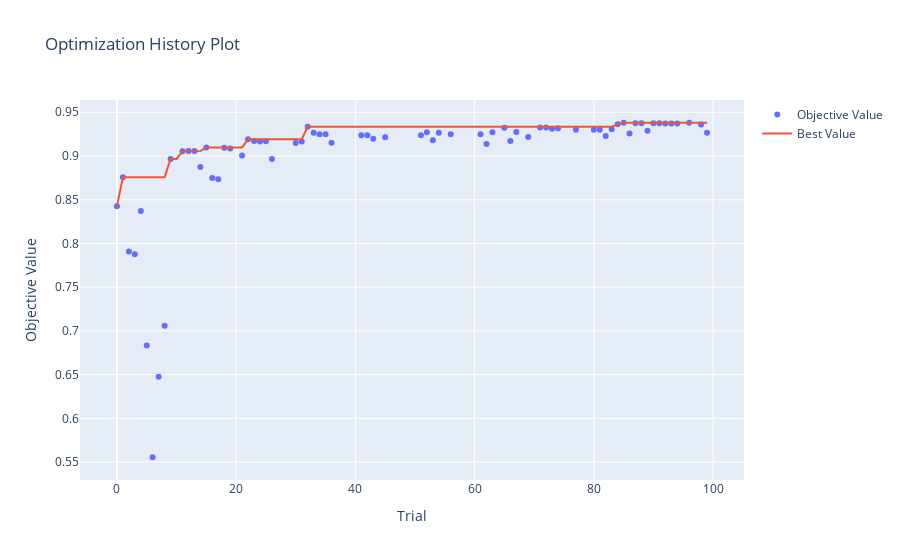
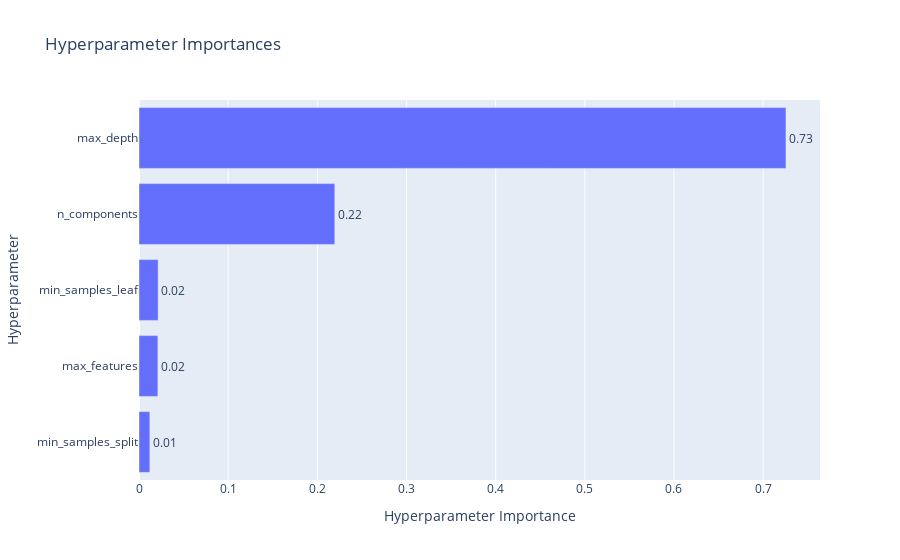
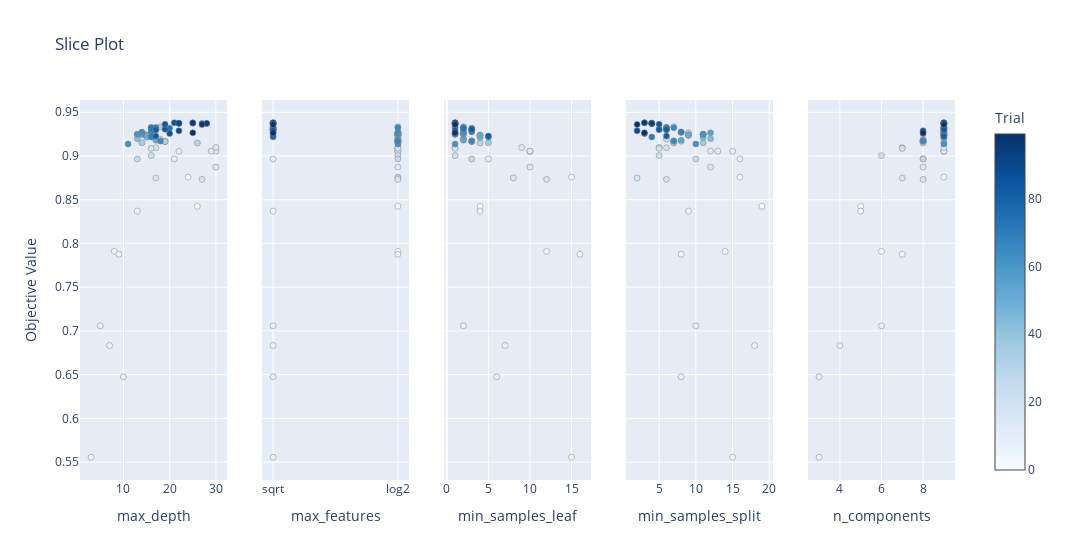

Here is the notebook cell these charts were saved with, in order:
### Code cell
import numpy as np
import joblib  # for saving the model
from sklearn.model_selection import train_test_split
from sklearn.preprocessing import StandardScaler
from sklearn.metrics import accuracy_score
from sklearn.decomposition import PCA
from sklearn.ensemble import RandomForestClassifier
import optuna
import optuna.visualization as vis

n = 9

X = np.load('Datasets/kryptonite-%s-X.npy' % (n))
y = np.load('Datasets/kryptonite-%s-y.npy' % (n))

X_train_total, X_test, y_train_total, y_test = train_test_split(X, y, test_size=0.1, random_state=42)  # 10% of all data for final model evaluation

# To hold the best model and accuracy score
best_model = None
best_accuracy = -1

def objective(trial):
    global best_model, best_scaler, best_accuracy, best_pca

    # Shuffle and split data
    X_train, X_val, y_train, y_val = train_test_split(X_train_total, y_train_total, test_size=0.8, random_state=42)

    # Feature scaling
    scaler = StandardScaler()
    X_train_scaled = scaler.fit_transform(X_train)
    X_val_scaled = scaler.transform(X_val)

    # PCA dimensionality reduction
    pca = PCA(n_components=trial.suggest_int('n_components', 1, X_train_scaled.shape[1]))
    X_train_scaled = pca.fit_transform(X_train_scaled)
    X_val_scaled = pca.transform(X_val_scaled)

    # Random Forest Classifier parameters
    classifier = RandomForestClassifier(
        n_estimators=500,
        max_depth=trial.suggest_int('max_depth', 1, 30),
        min_samples_split=trial.suggest_int('min_samples_split', 2, 20),
        min_samples_leaf=trial.suggest_int('min_samples_leaf', 1, 20),
        max_features=trial.suggest_categorical('max_features', ['sqrt', 'log2']),
        random_state=42,
        n_jobs=-1
    )

    # Train the classifier
    classifier.fit(X_train_scaled, y_train)

    # Evaluate on the validation set
    y_val_pred = classifier.predict(X_val_scaled)
    val_accuracy = accuracy_score(y_val, y_val_pred)

    # Report validation accuracy for pruning
    trial.report(val_accuracy, step=0)

    # Check if the trial should be pruned
    if trial.should_prune():
        raise optuna.TrialPruned()

    # If this is the best model so far, save it
    if val_accuracy > best_accuracy:
        best_accuracy = val_accuracy
        best_model = classifier  # Update the best model
        best_scaler = scaler
        best_pca = pca
        # Save the best model
        joblib.dump(best_model, 'best_rf_model.joblib')
        print(f"New best model saved with accuracy: {best_accuracy:.4f}")

    return val_accuracy

# Create a study object with a pruner
pruner = optuna.pruners.MedianPruner(n_startup_trials=10)
study = optuna.create_study(direction="maximize", pruner=pruner)

# Optimize the objective function
study.optimize(objective, n_trials=100)

print("Best hyperparameters:", study.best_params)
print("Best value:", study.best_value)
# print("Best model saved as 'best_rf_model_dim_{n}.joblib'.")

# Evaluate on the validation set
X_test_scaled = best_scaler.transform(X_test)
X_test_scaled = best_pca.transform(X_test_scaled)
y_test_pred = best_model.predict(X_test_scaled)
test_accuracy = accuracy_score(y_test, y_test_pred)
print(f'accuracy on test set:{test_accuracy}')

# Optional: Visualize optimization results
vis.plot_optimization_history(study).show()
vis.plot_param_importances(study).show()
vis.plot_slice(study).show()

### Figure 1 — Plotly figure (JSON) as saved in the notebook; plotly's stock layout.template omitted (floating-point values rounded to 4 significant figures)
{"data": [{"mode": "markers", "name": "Objective Value", "type": "scatter", "x": [0, 1, 2, 3, 4, 5, 6, 7, 8, 9, 11, 12, 13, 14, 15, 16, 17, 18, 19, 21, 22, 23, 24, 25, 26, 30, 31, 32, 33, 34, 35, 36, 41, 42, 43, 45, 51, 52, 53, 54, 56, 61, 62, 63, 65, 66, 67, 69, 71, 72, 73, 74, 77, 80, 81, 82, 83, 84, 85, 86, 87, 88, 89, 90, 91, 92, 93, 94, 96, 98, 99], "y": [0.8425, 0.8758, 0.7909, 0.7877, 0.837, 0.6833, 0.5556, 0.6476, 0.7059, 0.8967, 0.9053, 0.9056, 0.9056, 0.8873, 0.9098, 0.8749, 0.8733, 0.9095, 0.9087, 0.9005, 0.9193, 0.9172, 0.9165, 0.9169, 0.8967, 0.9149, 0.9165, 0.9334, 0.9265, 0.9248, 0.9248, 0.9151, 0.9238, 0.9238, 0.9198, 0.9214, 0.9238, 0.9272, 0.918, 0.9265, 0.9248, 0.9248, 0.9137, 0.9272, 0.9323, 0.9172, 0.9275, 0.9217, 0.9325, 0.9326, 0.9313, 0.9318, 0.9301, 0.9301, 0.9301, 0.9228, 0.9306, 0.9362, 0.938, 0.9256, 0.9374, 0.9374, 0.9289, 0.9375, 0.9374, 0.9371, 0.9373, 0.9373, 0.938, 0.9361, 0.9265]}, {"mode": "lines", "name": "Best Value", "type": "scatter", "x": [0, 1, 2, 3, 4, 5, 6, 7, 8, 9, 10, 11, 12, 13, 14, 15, 16, 17, 18, 19, 20, 21, 22, 23, 24, 25, 26, 27, 28, 29, 30, 31, 32, 33, 34, 35, 36, 37, 38, 39, 40, 41, 42, 43, 44, 45, 46, 47, 48, 49, 50, 51, 52, 53, 54, 55, 56, 57, 58, 59, 60, 61, 62, 63, 64, 65, 66, 67, 68, 69, 70, 71, 72, 73, 74, 75, 76, 77, 78, 79, 80, 81, 82, 83, 84, 85, 86, 87, 88, 89, 90, 91, 92, 93, 94, 95, 96, 97, 98, 99], "y": [0.8425, 0.8758, 0.8758, 0.8758, 0.8758, 0.8758, 0.8758, 0.8758, 0.8758, 0.8967, 0.8967, 0.9053, 0.9056, 0.9056, 0.9056, 0.9098, 0.9098, 0.9098, 0.9098, 0.9098, 0.9098, 0.9098, 0.9193, 0.9193, 0.9193, 0.9193, 0.9193, 0.9193, 0.9193, 0.9193, 0.9193, 0.9193, 0.9334, 0.9334, 0.9334, 0.9334, 0.9334, 0.9334, 0.9334, 0.9334, 0.9334, 0.9334, 0.9334, 0.9334, 0.9334, 0.9334, 0.9334, 0.9334, 0.9334, 0.9334, 0.9334, 0.9334, 0.9334, 0.9334, 0.9334, 0.9334, 0.9334, 0.9334, 0.9334, 0.9334, 0.9334, 0.9334, 0.9334, 0.9334, 0.9334, 0.9334, 0.9334, 0.9334, 0.9334, 0.9334, 0.9334, 0.9334, 0.9334, 0.9334, 0.9334, 0.9334, 0.9334, 0.9334, 0.9334, 0.9334, 0.9334, 0.9334, 0.9334, 0.9334, 0.9362, 0.938, 0.938, 0.938, 0.938, 0.938, 0.938, 0.938, 0.938, 0.938, 0.938, 0.938, 0.938, 0.938, 0.938, 0.938]}, {"marker": {"color": "#cccccc"}, "mode": "markers", "name": "Infeasible Trial", "showlegend": false, "type": "scatter", "x": [], "y": []}], "layout": {"title": {"text": "Optimization History Plot"}, "xaxis": {"title": {"text": "Trial"}}, "yaxis": {"title": {"text": "Objective Value"}}}}

### Figure 2 — Plotly figure (JSON) as saved in the notebook; plotly's stock layout.template omitted (floating-point values rounded to 4 significant figures)
{"data": [{"cliponaxis": false, "hovertemplate": ["min_samples_split (IntDistribution): 0.012165837792357498<extra></extra>", "max_features (CategoricalDistribution): 0.0211858018829414<extra></extra>", "min_samples_leaf (IntDistribution): 0.021493866645994057<extra></extra>", "n_components (IntDistribution): 0.21958485806294215<extra></extra>", "max_depth (IntDistribution): 0.7255696356157648<extra></extra>"], "name": "Objective Value", "orientation": "h", "text": ["0.01", "0.02", "0.02", "0.22", "0.73"], "textposition": "outside", "type": "bar", "x": [0.01217, 0.02119, 0.02149, 0.2196, 0.7256], "y": ["min_samples_split", "max_features", "min_samples_leaf", "n_components", "max_depth"]}], "layout": {"title": {"text": "Hyperparameter Importances"}, "xaxis": {"title": {"text": "Hyperparameter Importance"}}, "yaxis": {"title": {"text": "Hyperparameter"}}}}

### Figure 3 — Plotly figure (JSON) as saved in the notebook; plotly's stock layout.template omitted (floating-point values rounded to 4 significant figures)
{"data": [{"marker": {"color": [0, 1, 2, 3, 4, 5, 6, 7, 8, 9, 11, 12, 13, 14, 15, 16, 17, 18, 19, 21, 22, 23, 24, 25, 26, 30, 31, 32, 33, 34, 35, 36, 41, 42, 43, 45, 51, 52, 53, 54, 56, 61, 62, 63, 65, 66, 67, 69, 71, 72, 73, 74, 77, 80, 81, 82, 83, 84, 85, 86, 87, 88, 89, 90, 91, 92, 93, 94, 96, 98, 99], "colorbar": {"title": {"text": "Trial"}, "x": 1, "xpad": 40}, "colorscale": [[0, "rgb(247,251,255)"], [0.125, "rgb(222,235,247)"], [0.25, "rgb(198,219,239)"], [0.375, "rgb(158,202,225)"], [0.5, "rgb(107,174,214)"], [0.625, "rgb(66,146,198)"], [0.75, "rgb(33,113,181)"], [0.875, "rgb(8,81,156)"], [1, "rgb(8,48,107)"]], "line": {"color": "Grey", "width": 0.5}, "showscale": true}, "mode": "markers", "name": "Feasible Trial", "showlegend": false, "type": "scatter", "x": [26, 24, 8, 9, 13, 7, 3, 10, 5, 21, 22, 30, 29, 30, 30, 17, 27, 17, 16, 16, 18, 18, 19, 19, 13, 26, 19, 18, 14, 14, 13, 14, 15, 15, 13, 15, 15, 14, 17, 14, 14, 13, 11, 14, 16, 18, 16, 16, 17, 16, 16, 20, 17, 17, 17, 17, 19, 19, 21, 20, 22, 22, 22, 25, 22, 27, 28, 28, 25, 27, 25], "xaxis": "x", "y": [0.8425, 0.8758, 0.7909, 0.7877, 0.837, 0.6833, 0.5556, 0.6476, 0.7059, 0.8967, 0.9053, 0.9056, 0.9056, 0.8873, 0.9098, 0.8749, 0.8733, 0.9095, 0.9087, 0.9005, 0.9193, 0.9172, 0.9165, 0.9169, 0.8967, 0.9149, 0.9165, 0.9334, 0.9265, 0.9248, 0.9248, 0.9151, 0.9238, 0.9238, 0.9198, 0.9214, 0.9238, 0.9272, 0.918, 0.9265, 0.9248, 0.9248, 0.9137, 0.9272, 0.9323, 0.9172, 0.9275, 0.9217, 0.9325, 0.9326, 0.9313, 0.9318, 0.9301, 0.9301, 0.9301, 0.9228, 0.9306, 0.9362, 0.938, 0.9256, 0.9374, 0.9374, 0.9289, 0.9375, 0.9374, 0.9371, 0.9373, 0.9373, 0.938, 0.9361, 0.9265], "yaxis": "y"}, {"marker": {"color": [0, 1, 2, 3, 4, 5, 6, 7, 8, 9, 11, 12, 13, 14, 15, 16, 17, 18, 19, 21, 22, 23, 24, 25, 26, 30, 31, 32, 33, 34, 35, 36, 41, 42, 43, 45, 51, 52, 53, 54, 56, 61, 62, 63, 65, 66, 67, 69, 71, 72, 73, 74, 77, 80, 81, 82, 83, 84, 85, 86, 87, 88, 89, 90, 91, 92, 93, 94, 96, 98, 99], "colorbar": {"title": {"text": "Trial"}, "x": 1, "xpad": 40}, "colorscale": [[0, "rgb(247,251,255)"], [0.125, "rgb(222,235,247)"], [0.25, "rgb(198,219,239)"], [0.375, "rgb(158,202,225)"], [0.5, "rgb(107,174,214)"], [0.625, "rgb(66,146,198)"], [0.75, "rgb(33,113,181)"], [0.875, "rgb(8,81,156)"], [1, "rgb(8,48,107)"]], "line": {"color": "Grey", "width": 0.5}, "showscale": false}, "mode": "markers", "name": "Feasible Trial", "showlegend": false, "type": "scatter", "x": ["log2", "log2", "log2", "log2", "sqrt", "sqrt", "sqrt", "sqrt", "sqrt", "sqrt", "log2", "log2", "log2", "log2", "log2", "log2", "log2", "log2", "log2", "log2", "log2", "log2", "log2", "log2", "log2", "log2", "log2", "log2", "log2", "log2", "log2", "log2", "log2", "log2", "log2", "log2", "log2", "log2", "log2", "log2", "log2", "log2", "log2", "log2", "log2", "log2", "sqrt", "sqrt", "sqrt", "sqrt", "sqrt", "sqrt", "sqrt", "sqrt", "sqrt", "sqrt", "sqrt", "sqrt", "sqrt", "sqrt", "sqrt", "sqrt", "sqrt", "sqrt", "sqrt", "sqrt", "sqrt", "sqrt", "sqrt", "sqrt", "sqrt"], "xaxis": "x2", "y": [0.8425, 0.8758, 0.7909, 0.7877, 0.837, 0.6833, 0.5556, 0.6476, 0.7059, 0.8967, 0.9053, 0.9056, 0.9056, 0.8873, 0.9098, 0.8749, 0.8733, 0.9095, 0.9087, 0.9005, 0.9193, 0.9172, 0.9165, 0.9169, 0.8967, 0.9149, 0.9165, 0.9334, 0.9265, 0.9248, 0.9248, 0.9151, 0.9238, 0.9238, 0.9198, 0.9214, 0.9238, 0.9272, 0.918, 0.9265, 0.9248, 0.9248, 0.9137, 0.9272, 0.9323, 0.9172, 0.9275, 0.9217, 0.9325, 0.9326, 0.9313, 0.9318, 0.9301, 0.9301, 0.9301, 0.9228, 0.9306, 0.9362, 0.938, 0.9256, 0.9374, 0.9374, 0.9289, 0.9375, 0.9374, 0.9371, 0.9373, 0.9373, 0.938, 0.9361, 0.9265], "yaxis": "y2"}, {"marker": {"color": [0, 1, 2, 3, 4, 5, 6, 7, 8, 9, 11, 12, 13, 14, 15, 16, 17, 18, 19, 21, 22, 23, 24, 25, 26, 30, 31, 32, 33, 34, 35, 36, 41, 42, 43, 45, 51, 52, 53, 54, 56, 61, 62, 63, 65, 66, 67, 69, 71, 72, 73, 74, 77, 80, 81, 82, 83, 84, 85, 86, 87, 88, 89, 90, 91, 92, 93, 94, 96, 98, 99], "colorbar": {"title": {"text": "Trial"}, "x": 1, "xpad": 40}, "colorscale": [[0, "rgb(247,251,255)"], [0.125, "rgb(222,235,247)"], [0.25, "rgb(198,219,239)"], [0.375, "rgb(158,202,225)"], [0.5, "rgb(107,174,214)"], [0.625, "rgb(66,146,198)"], [0.75, "rgb(33,113,181)"], [0.875, "rgb(8,81,156)"], [1, "rgb(8,48,107)"]], "line": {"color": "Grey", "width": 0.5}, "showscale": false}, "mode": "markers", "name": "Feasible Trial", "showlegend": false, "type": "scatter", "x": [4, 15, 12, 16, 4, 7, 15, 6, 2, 5, 10, 10, 10, 10, 9, 8, 12, 1, 1, 1, 2, 3, 3, 3, 3, 4, 3, 2, 2, 2, 1, 5, 4, 4, 2, 4, 4, 2, 2, 1, 2, 1, 1, 2, 2, 3, 3, 5, 2, 1, 2, 3, 3, 3, 3, 5, 3, 1, 1, 1, 1, 1, 1, 1, 1, 1, 1, 1, 1, 1, 1], "xaxis": "x3", "y": [0.8425, 0.8758, 0.7909, 0.7877, 0.837, 0.6833, 0.5556, 0.6476, 0.7059, 0.8967, 0.9053, 0.9056, 0.9056, 0.8873, 0.9098, 0.8749, 0.8733, 0.9095, 0.9087, 0.9005, 0.9193, 0.9172, 0.9165, 0.9169, 0.8967, 0.9149, 0.9165, 0.9334, 0.9265, 0.9248, 0.9248, 0.9151, 0.9238, 0.9238, 0.9198, 0.9214, 0.9238, 0.9272, 0.918, 0.9265, 0.9248, 0.9248, 0.9137, 0.9272, 0.9323, 0.9172, 0.9275, 0.9217, 0.9325, 0.9326, 0.9313, 0.9318, 0.9301, 0.9301, 0.9301, 0.9228, 0.9306, 0.9362, 0.938, 0.9256, 0.9374, 0.9374, 0.9289, 0.9375, 0.9374, 0.9371, 0.9373, 0.9373, 0.938, 0.9361, 0.9265], "yaxis": "y3"}, {"marker": {"color": [0, 1, 2, 3, 4, 5, 6, 7, 8, 9, 11, 12, 13, 14, 15, 16, 17, 18, 19, 21, 22, 23, 24, 25, 26, 30, 31, 32, 33, 34, 35, 36, 41, 42, 43, 45, 51, 52, 53, 54, 56, 61, 62, 63, 65, 66, 67, 69, 71, 72, 73, 74, 77, 80, 81, 82, 83, 84, 85, 86, 87, 88, 89, 90, 91, 92, 93, 94, 96, 98, 99], "colorbar": {"title": {"text": "Trial"}, "x": 1, "xpad": 40}, "colorscale": [[0, "rgb(247,251,255)"], [0.125, "rgb(222,235,247)"], [0.25, "rgb(198,219,239)"], [0.375, "rgb(158,202,225)"], [0.5, "rgb(107,174,214)"], [0.625, "rgb(66,146,198)"], [0.75, "rgb(33,113,181)"], [0.875, "rgb(8,81,156)"], [1, "rgb(8,48,107)"]], "line": {"color": "Grey", "width": 0.5}, "showscale": false}, "mode": "markers", "name": "Feasible Trial", "showlegend": false, "type": "scatter", "x": [19, 16, 14, 8, 9, 18, 15, 8, 10, 16, 15, 13, 12, 12, 5, 2, 6, 6, 5, 5, 6, 7, 7, 8, 10, 7, 7, 7, 9, 11, 11, 11, 9, 9, 12, 11, 9, 8, 8, 12, 11, 11, 10, 8, 7, 7, 8, 4, 6, 6, 6, 6, 5, 6, 6, 6, 5, 5, 3, 3, 4, 4, 2, 4, 4, 4, 4, 4, 3, 2, 3], "xaxis": "x4", "y": [0.8425, 0.8758, 0.7909, 0.7877, 0.837, 0.6833, 0.5556, 0.6476, 0.7059, 0.8967, 0.9053, 0.9056, 0.9056, 0.8873, 0.9098, 0.8749, 0.8733, 0.9095, 0.9087, 0.9005, 0.9193, 0.9172, 0.9165, 0.9169, 0.8967, 0.9149, 0.9165, 0.9334, 0.9265, 0.9248, 0.9248, 0.9151, 0.9238, 0.9238, 0.9198, 0.9214, 0.9238, 0.9272, 0.918, 0.9265, 0.9248, 0.9248, 0.9137, 0.9272, 0.9323, 0.9172, 0.9275, 0.9217, 0.9325, 0.9326, 0.9313, 0.9318, 0.9301, 0.9301, 0.9301, 0.9228, 0.9306, 0.9362, 0.938, 0.9256, 0.9374, 0.9374, 0.9289, 0.9375, 0.9374, 0.9371, 0.9373, 0.9373, 0.938, 0.9361, 0.9265], "yaxis": "y4"}, {"marker": {"color": [0, 1, 2, 3, 4, 5, 6, 7, 8, 9, 11, 12, 13, 14, 15, 16, 17, 18, 19, 21, 22, 23, 24, 25, 26, 30, 31, 32, 33, 34, 35, 36, 41, 42, 43, 45, 51, 52, 53, 54, 56, 61, 62, 63, 65, 66, 67, 69, 71, 72, 73, 74, 77, 80, 81, 82, 83, 84, 85, 86, 87, 88, 89, 90, 91, 92, 93, 94, 96, 98, 99], "colorbar": {"title": {"text": "Trial"}, "x": 1, "xpad": 40}, "colorscale": [[0, "rgb(247,251,255)"], [0.125, "rgb(222,235,247)"], [0.25, "rgb(198,219,239)"], [0.375, "rgb(158,202,225)"], [0.5, "rgb(107,174,214)"], [0.625, "rgb(66,146,198)"], [0.75, "rgb(33,113,181)"], [0.875, "rgb(8,81,156)"], [1, "rgb(8,48,107)"]], "line": {"color": "Grey", "width": 0.5}, "showscale": false}, "mode": "markers", "name": "Feasible Trial", "showlegend": false, "type": "scatter", "x": [5, 9, 6, 7, 5, 4, 3, 3, 6, 8, 9, 9, 9, 8, 9, 7, 8, 7, 7, 6, 8, 8, 8, 8, 8, 8, 8, 9, 9, 9, 9, 9, 9, 9, 9, 9, 9, 9, 8, 9, 9, 9, 9, 9, 9, 8, 9, 9, 9, 9, 9, 9, 9, 9, 9, 9, 9, 9, 9, 8, 9, 9, 8, 9, 9, 9, 9, 9, 9, 9, 8], "xaxis": "x5", "y": [0.8425, 0.8758, 0.7909, 0.7877, 0.837, 0.6833, 0.5556, 0.6476, 0.7059, 0.8967, 0.9053, 0.9056, 0.9056, 0.8873, 0.9098, 0.8749, 0.8733, 0.9095, 0.9087, 0.9005, 0.9193, 0.9172, 0.9165, 0.9169, 0.8967, 0.9149, 0.9165, 0.9334, 0.9265, 0.9248, 0.9248, 0.9151, 0.9238, 0.9238, 0.9198, 0.9214, 0.9238, 0.9272, 0.918, 0.9265, 0.9248, 0.9248, 0.9137, 0.9272, 0.9323, 0.9172, 0.9275, 0.9217, 0.9325, 0.9326, 0.9313, 0.9318, 0.9301, 0.9301, 0.9301, 0.9228, 0.9306, 0.9362, 0.938, 0.9256, 0.9374, 0.9374, 0.9289, 0.9375, 0.9374, 0.9371, 0.9373, 0.9373, 0.938, 0.9361, 0.9265], "yaxis": "y5"}], "layout": {"title": {"text": "Slice Plot"}, "width": 1500, "xaxis": {"anchor": "y", "domain": [0, 0.168], "title": {"text": "max_depth"}}, "xaxis2": {"anchor": "y2", "categoryarray": ["sqrt", "log2"], "categoryorder": "array", "domain": [0.208, 0.376], "title": {"text": "max_features"}, "type": "category"}, "xaxis3": {"anchor": "y3", "domain": [0.416, 0.584], "title": {"text": "min_samples_leaf"}}, "xaxis4": {"anchor": "y4", "domain": [0.624, 0.792], "title": {"text": "min_samples_split"}}, "xaxis5": {"anchor": "y5", "domain": [0.832, 1], "title": {"text": "n_components"}}, "yaxis": {"anchor": "x", "domain": [0, 1], "title": {"text": "Objective Value"}}, "yaxis2": {"anchor": "x2", "domain": [0, 1], "matches": "y", "showticklabels": false}, "yaxis3": {"anchor": "x3", "domain": [0, 1], "matches": "y", "showticklabels": false}, "yaxis4": {"anchor": "x4", "domain": [0, 1], "matches": "y", "showticklabels": false}, "yaxis5": {"anchor": "x5", "domain": [0, 1], "matches": "y", "showticklabels": false}}}
